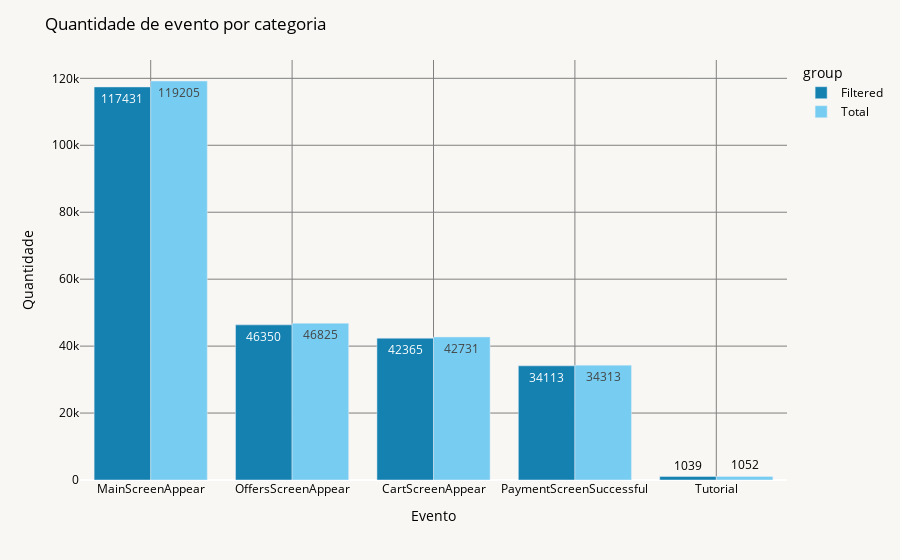

Source (notebook cell):
### Code cell
# gráfico de barras lado a lado
fig = px.bar(
    df_concat,
    x="event_name",
    y="count",
    color="group",
    text='count',
    barmode="group",   # sobrepostos
    color_discrete_map= {"Filtered": "#1481b0", "Total": "#76cdf1"}
)

# Ajustar layout
fig.update_layout(
    xaxis_title="Evento",
    yaxis_title="Quantidade",
    title="Quantidade de evento por categoria",
    
    plot_bgcolor="#f8f7f3",     # fundo da área de plotagem
    paper_bgcolor="#f8f7f3",    # fundo geral do gráfico
    font=dict(color="black"),    # cor das fontes
    xaxis=dict(gridcolor="gray"),
    yaxis=dict(gridcolor="gray")
)

fig.show()

### Figure 1 — Plotly figure (JSON) as saved in the notebook; plotly's stock layout.template omitted (floating-point values rounded to 4 significant figures)
{"data": [{"alignmentgroup": "True", "hovertemplate": "group=Filtered<br>event_name=%{x}<br>count=%{text}<extra></extra>", "legendgroup": "Filtered", "marker": {"color": "#1481b0", "pattern": {"shape": ""}}, "name": "Filtered", "offsetgroup": "Filtered", "orientation": "v", "showlegend": true, "text": [117431, 46350, 42365, 34113, 1039], "textposition": "auto", "type": "bar", "x": ["MainScreenAppear", "OffersScreenAppear", "CartScreenAppear", "PaymentScreenSuccessful", "Tutorial"], "xaxis": "x", "y": [117431, 46350, 42365, 34113, 1039], "yaxis": "y"}, {"alignmentgroup": "True", "hovertemplate": "group=Total<br>event_name=%{x}<br>count=%{text}<extra></extra>", "legendgroup": "Total", "marker": {"color": "#76cdf1", "pattern": {"shape": ""}}, "name": "Total", "offsetgroup": "Total", "orientation": "v", "showlegend": true, "text": [119205, 46825, 42731, 34313, 1052], "textposition": "auto", "type": "bar", "x": ["MainScreenAppear", "OffersScreenAppear", "CartScreenAppear", "PaymentScreenSuccessful", "Tutorial"], "xaxis": "x", "y": [119205, 46825, 42731, 34313, 1052], "yaxis": "y"}], "layout": {"barmode": "group", "font": {"color": "black"}, "legend": {"title": {"text": "group"}, "tracegroupgap": 0}, "margin": {"t": 60}, "paper_bgcolor": "#f8f7f3", "plot_bgcolor": "#f8f7f3", "title": {"text": "Quantidade de evento por categoria"}, "xaxis": {"anchor": "y", "domain": [0, 1], "gridcolor": "gray", "title": {"text": "Evento"}}, "yaxis": {"anchor": "x", "domain": [0, 1], "gridcolor": "gray", "title": {"text": "Quantidade"}}}}
